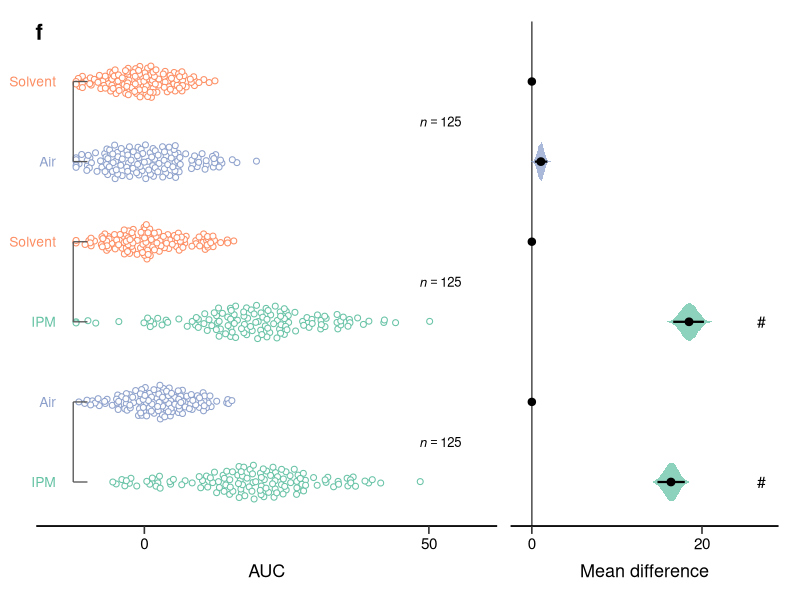
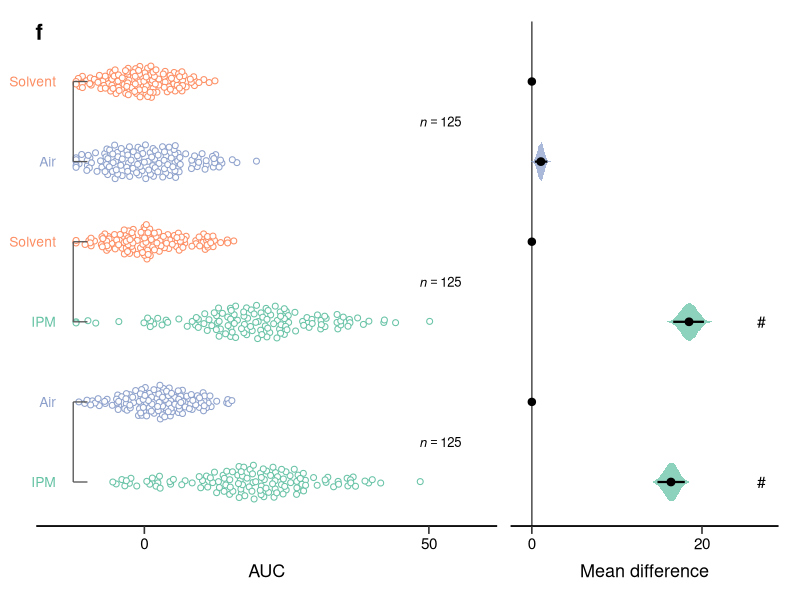

These figures' R source, in order:
## ---- chunk 1
knitr::opts_chunk$set(
  echo = TRUE, warning = FALSE, message = FALSE,
  fig.align = "center", dpi = 160
)
library(ggplot2)
library(dplyr)
library(tidyr)
library(ggbeeswarm)
library(patchwork)
set.seed(1031)
## ---- chunk 2
n_subjects <- 125

comparison_1 <- tibble(
  subject = seq_len(n_subjects),
  Solvent = rnorm(n_subjects, mean = 0.0, sd = 6.0)
) %>%
  mutate(Air = Solvent + rnorm(n_subjects, mean = 1.1, sd = 4.2))

comparison_2 <- tibble(
  subject = seq_len(n_subjects),
  Solvent = rnorm(n_subjects, mean = 0.0, sd = 6.2)
) %>%
  mutate(IPM = Solvent + rnorm(n_subjects, mean = 19.5, sd = 11.0))

comparison_3 <- tibble(
  subject = seq_len(n_subjects),
  Air = rnorm(n_subjects, mean = 1.2, sd = 6.0)
) %>%
  mutate(IPM = Air + rnorm(n_subjects, mean = 17.5, sd = 10.5))

left_data <- bind_rows(
  comparison_1 %>%
    pivot_longer(c(Solvent, Air), names_to = "group", values_to = "AUC") %>%
    mutate(comparison = "Air - Solvent", row_y = if_else(group == "Solvent", 6, 5)),
  comparison_2 %>%
    pivot_longer(c(Solvent, IPM), names_to = "group", values_to = "AUC") %>%
    mutate(comparison = "IPM - Solvent", row_y = if_else(group == "Solvent", 4, 3)),
  comparison_3 %>%
    pivot_longer(c(Air, IPM), names_to = "group", values_to = "AUC") %>%
    mutate(comparison = "IPM - Air", row_y = if_else(group == "Air", 2, 1))
) %>%
  mutate(
    group = factor(group, levels = c("Solvent", "Air", "IPM")),
    AUC = pmin(60, pmax(-12, AUC))
  )

paired_differences <- bind_rows(
  comparison_1 %>% transmute(comparison = "Air - Solvent", difference = Air - Solvent),
  comparison_2 %>% transmute(comparison = "IPM - Solvent", difference = IPM - Solvent),
  comparison_3 %>% transmute(comparison = "IPM - Air", difference = IPM - Air)
)

bootstrap_mean <- function(x, n_boot = 4000) {
  replicate(n_boot, mean(sample(x, length(x), replace = TRUE)))
}

bootstrap_data <- paired_differences %>%
  group_by(comparison) %>%
  summarise(
    bootstrap_mean = list(bootstrap_mean(difference)),
    .groups = "drop"
  ) %>%
  unnest_longer(bootstrap_mean) %>%
  mutate(
    y = recode(
      comparison,
      `Air - Solvent` = 5,
      `IPM - Solvent` = 3,
      `IPM - Air` = 1
    ),
    density_group = if_else(comparison == "Air - Solvent", "Air", "IPM")
  )

difference_summary <- paired_differences %>%
  group_by(comparison) %>%
  summarise(
    mean_difference = mean(difference),
    ci_low = quantile(bootstrap_mean(difference), 0.025),
    ci_high = quantile(bootstrap_mean(difference), 0.975),
    .groups = "drop"
  ) %>%
  mutate(
    y = recode(
      comparison,
      `Air - Solvent` = 5,
      `IPM - Solvent` = 3,
      `IPM - Air` = 1
    ),
    density_group = if_else(comparison == "Air - Solvent", "Air", "IPM")
  )

write.csv(left_data, "synthetic_auc_observations.csv", row.names = FALSE)
write.csv(bootstrap_data, "bootstrap_mean_differences.csv", row.names = FALSE)
write.csv(difference_summary, "mean_difference_summary.csv", row.names = FALSE)
## ---- chunk 3
group_colours <- c(
  "Solvent" = "#FC8D62",
  "Air" = "#8DA0CB",
  "IPM" = "#66C2A5"
)

left_panel <- ggplot(left_data, aes(AUC, row_y)) +
  ggbeeswarm::geom_quasirandom(
    aes(colour = group, group = interaction(comparison, group)),
    groupOnX = FALSE,
    width = 0.22,
    shape = 21,
    fill = "white",
    size = 1.65,
    stroke = 0.55,
    alpha = 0.98,
    show.legend = FALSE
  ) +
  scale_colour_manual(values = group_colours) +
  annotate(
    "text",
    x = -15.5, y = c(6, 5, 4, 3, 2, 1),
    label = c("Solvent", "Air", "Solvent", "IPM", "Air", "IPM"),
    colour = unname(group_colours[c("Solvent", "Air", "Solvent", "IPM", "Air", "IPM")]),
    hjust = 1, size = 3.5
  ) +
  annotate(
    "segment",
    x = -12.5, xend = -12.5,
    y = c(5, 3, 1), yend = c(6, 4, 2),
    linewidth = 0.45, colour = "#555555"
  ) +
  annotate(
    "segment",
    x = -12.5, xend = -10.0,
    y = c(6, 5, 4, 3, 2, 1), yend = c(6, 5, 4, 3, 2, 1),
    linewidth = 0.45, colour = "#555555"
  ) +
  annotate(
    "text", x = 52, y = c(5.5, 3.5, 1.5),
    label = "italic(n) == 125", parse = TRUE,
    hjust = 0.5, size = 3.3
  ) +
  annotate(
    "text", x = -18.5, y = 6.62,
    label = "f", fontface = "bold", size = 5.6
  ) +
  scale_x_continuous(
    limits = c(-19, 62), breaks = c(0, 50),
    expand = c(0, 0)
  ) +
  scale_y_continuous(limits = c(0.45, 6.75), expand = c(0, 0)) +
  labs(x = "AUC", y = NULL) +
  coord_cartesian(clip = "off") +
  theme_classic(base_size = 12) +
  theme(
    axis.text.y = element_blank(),
    axis.ticks.y = element_blank(),
    axis.line.y = element_blank(),
    axis.title.x = element_text(size = 13, margin = margin(t = 8)),
    axis.text.x = element_text(size = 11, colour = "black"),
    axis.line.x = element_line(linewidth = 0.6),
    axis.ticks.x = element_line(linewidth = 0.55),
    axis.ticks.length = grid::unit(2.0, "mm"),
    plot.margin = margin(10, 2, 8, 15)
  )

right_panel <- ggplot(
  bootstrap_data,
  aes(x = bootstrap_mean, y = y, group = comparison, fill = density_group)
) +
  geom_vline(xintercept = 0, colour = "#595959", linewidth = 0.55) +
  geom_violin(
    orientation = "y", width = 0.48,
    scale = "width", trim = TRUE,
    colour = NA, alpha = 0.74
  ) +
  geom_errorbarh(
    data = difference_summary,
    aes(
      y = y,
      xmin = ci_low,
      xmax = ci_high
    ),
    inherit.aes = FALSE,
    height = 0,
    linewidth = 0.75,
    colour = "black"
  ) +
  geom_point(
    data = difference_summary,
    aes(x = mean_difference, y = y),
    inherit.aes = FALSE,
    size = 2.3, colour = "black"
  ) +
  geom_point(
    data = tibble(x = 0, y = c(6, 4, 2)),
    aes(x, y), inherit.aes = FALSE,
    size = 2.2, colour = "black"
  ) +
  annotate(
    "text", x = 27.0, y = c(3, 1),
    label = "#", size = 4.0, hjust = 0.5
  ) +
  scale_fill_manual(values = group_colours[c("Air", "IPM")], guide = "none") +
  scale_x_continuous(
    limits = c(-2.5, 29), breaks = c(0, 20),
    expand = c(0, 0)
  ) +
  scale_y_continuous(limits = c(0.45, 6.75), expand = c(0, 0)) +
  labs(x = "Mean difference", y = NULL) +
  coord_cartesian(clip = "off") +
  theme_classic(base_size = 12) +
  theme(
    axis.text.y = element_blank(),
    axis.ticks.y = element_blank(),
    axis.line.y = element_blank(),
    axis.title.x = element_text(size = 13, margin = margin(t = 8)),
    axis.text.x = element_text(size = 11, colour = "black"),
    axis.line.x = element_line(linewidth = 0.6),
    axis.ticks.x = element_line(linewidth = 0.55),
    axis.ticks.length = grid::unit(2.0, "mm"),
    plot.margin = margin(10, 10, 8, 2)
  )

final_plot <- left_panel + right_panel +
  plot_layout(widths = c(1.72, 1.0))

ggsave(
  "auc_mean_difference_estimation_plot.png",
  final_plot,
  width = 7.6, height = 6.4, dpi = 320, bg = "white"
)

final_plot
